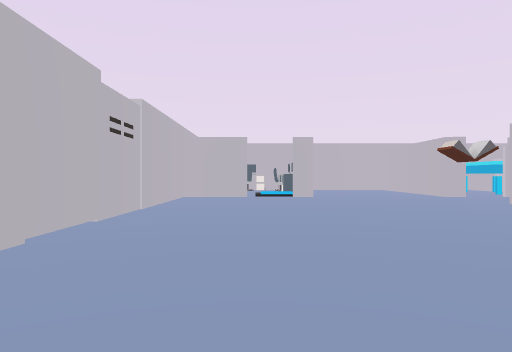
View 1 (above)

17 first-person views from a walk through a scene from a Unity 3-D project. The camera is 1.2 m above the floor, looks level and sees 70° across. The floor is counted in squares, 2 m on a side. Each view is taken from the middle of a square. On the plan, view 1 faces up. The plan holds only what a view shows up to about 10 squares ahead; the rest is blank. The player character is not drawn. Some animated figures are left out.

View 2
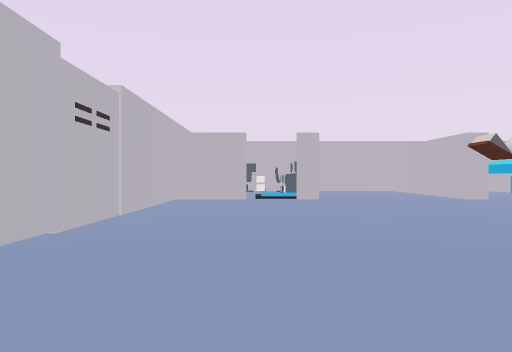

View 3
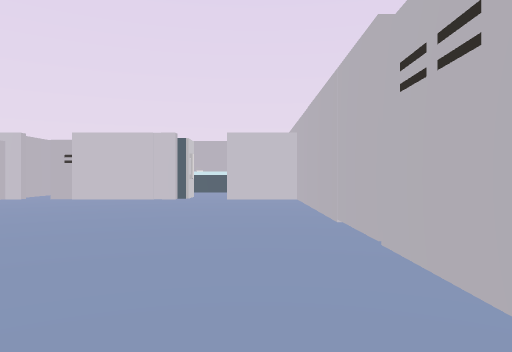

View 4
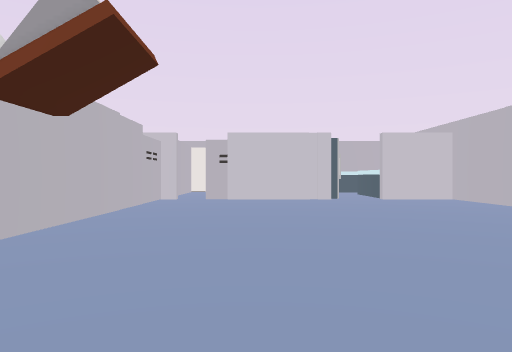

View 5
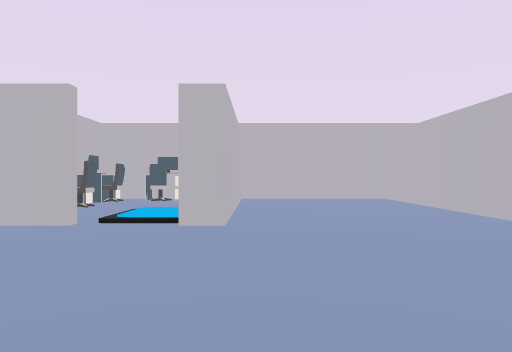

View 6
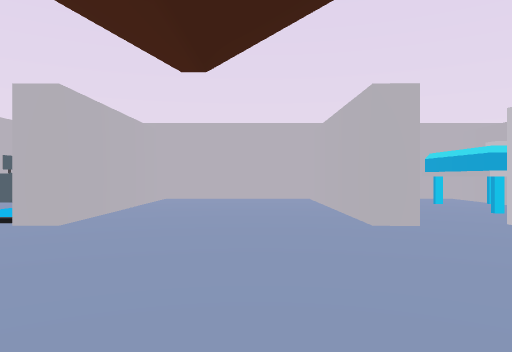

View 7
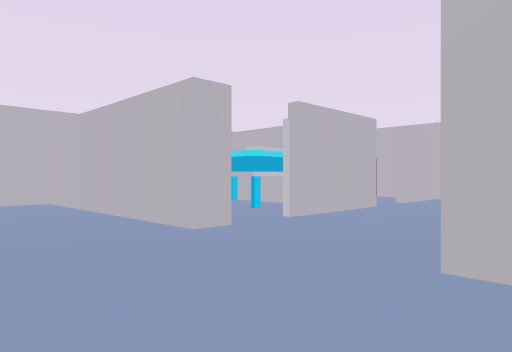

View 8
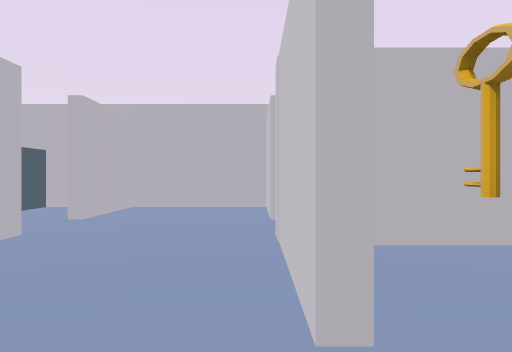

View 9
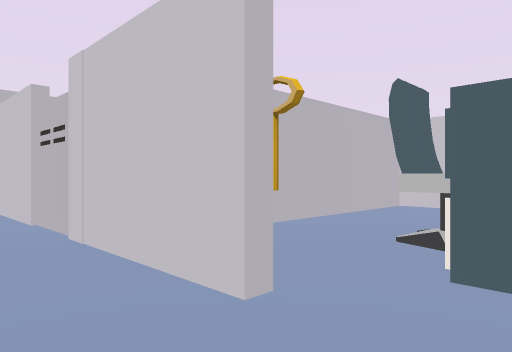

View 10
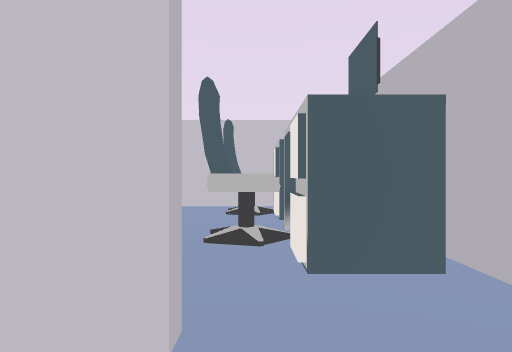

View 11
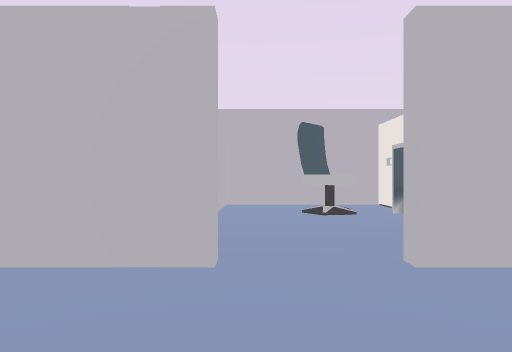

View 12
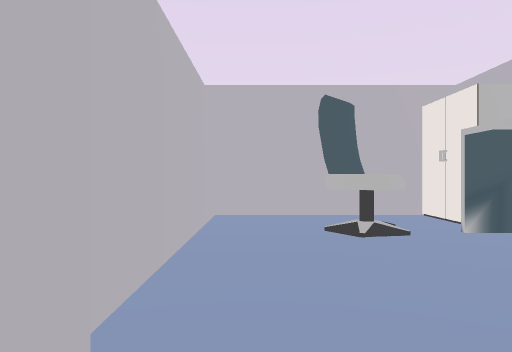

View 13
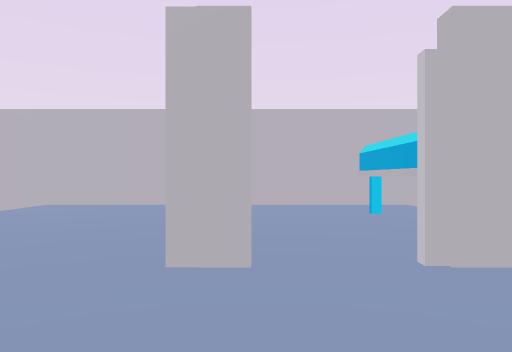

View 14
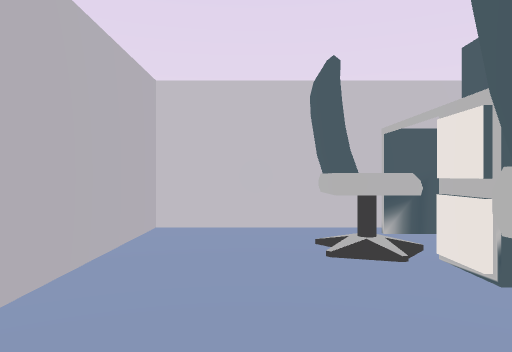

View 15
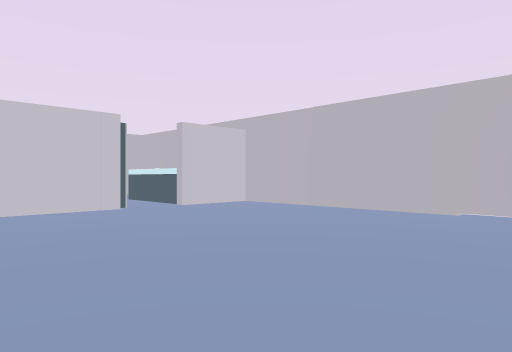

View 16
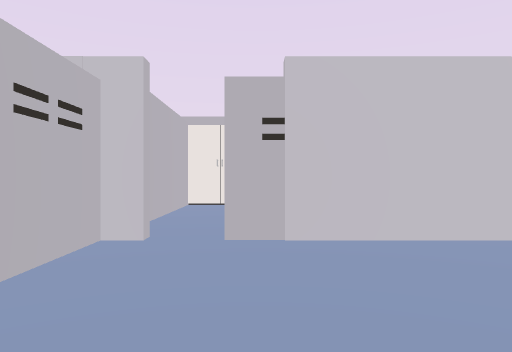

View 17
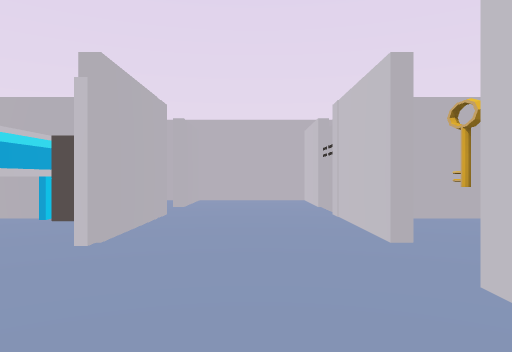

### Floor plan
Points are (right, up) in squares from view 1. A wall is a line through its corners. A room is listed if a view was taken in it or the views show most of it. See-through windows are left out.
Room 1 (views 1, 2, 3, 4, 5, 6, 7, 8, 9, 10, 13, 14, 15, 16, 17)
walls: (6.5, 1.7) (9.2, 1.7) (9.2, 7); (7.2, 7.8) (9.8, 7.8); (6, 10.4) (5.4, 10.4) (5.4, 15.6) (1.6, 15.6) (1.6, 10.4) (1, 10.4); (-0.2, 10.4) (-2.1, 10.4) (-2.1, -1.4) (-1.1, -1.4); (3.4, -1.4) (4.4, -1.4); (5, -1.4) (5.4, -1.4) (5.4, 2.6); (9.8, 10.4) (7.1, 10.4); (5.4, -4.5) (5.4, -2.8)
ways out: opening at (8.5, 9) to room 2; opening at (7, 10) to room 3; opening at (0.5, 10.5); opening at (2, 15); gap at (4, -2)
objects: other object (-1, -4) to (0, -2); other object (1, -2); other object (6, 3) to (6, 4); other object (6, 5) to (6, 7); other object (7, 3); other object (7, 5); other object (8, 7)
Room 2 (views 11, 12)
walls: (11.9, 7.8) (13.1, 7.8) (13.1, 10.4) (11, 10.4)
ways out: opening at (8.5, 9) to room 1; opening at (10.5, 10) to room 3
Room 3 (no view inside)
walls: (9.2, 13.4) (9.2, 15.6) (5.9, 15.6); (12.6, 15.6) (9.4, 15.6) (9.4, 13.4); (13.1, 11) (13.1, 12.1)
ways out: opening at (7, 10) to room 1; opening at (10.5, 10) to room 2
objects: other object (8, 12) to (9, 14); other object (9, 11); other object (11, 14); other object (13, 13); other object (13, 15)

Where each view was taken, in squares from view 1:
view 1: 0 up, 0 right, facing up
view 2: 1 up, 0 right, facing up
view 3: 8 up, 1 left, facing down
view 4: 8 up, 3 right, facing down
view 5: 6 up, 2 right, facing up
view 6: 6 up, 4 right, facing up
view 7: 7 up, 3 right, facing up-right
view 8: 8 up, 6 right, facing right
view 9: 9 up, 6 right, facing down-right
view 10: 9 up, 7 right, facing down
view 11: 8 up, 10 right, facing up
view 12: 10 up, 10 right, facing up
view 13: 8 up, 6 right, facing up
view 14: 6 up, 8 right, facing down
view 15: 5 up, 4 right, facing down-left
view 16: 2 up, 4 right, facing down
view 17: 9 up, 4 right, facing right
